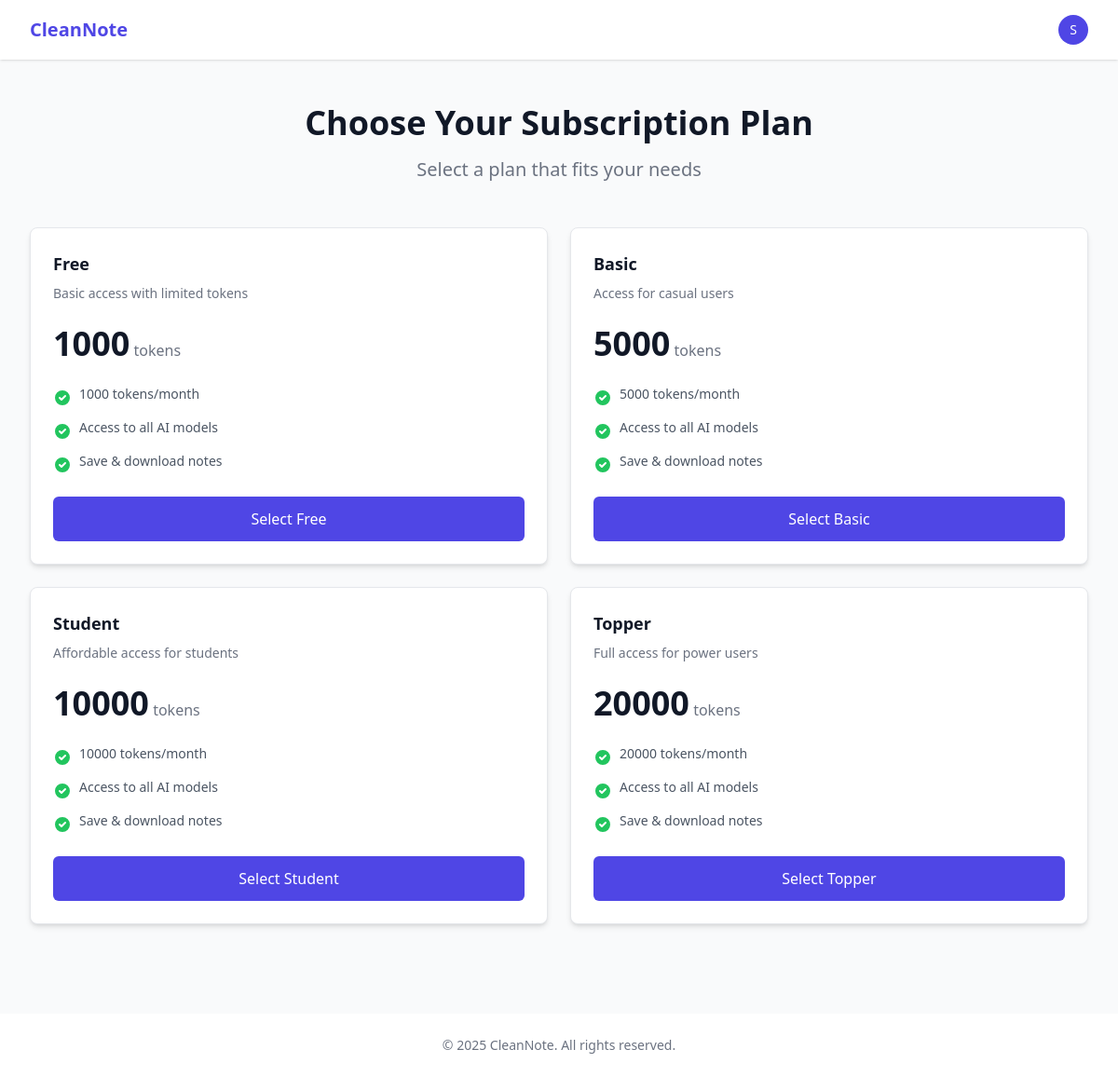
/accounts/subscription/ (signed in), run on the app's committed database.
### accounts/models.py (models this page shows, shortened)
class SubscriptionTier(models.Model):
    name = models.CharField(max_length=50)
    token_limit = models.IntegerField()
    description = models.TextField()
    is_free = models.BooleanField(default=False)
    price = models.DecimalField(max_digits=10, decimal_places=2, default=100)

### accounts/views.py (the view, shortened to what this page needs)
# urls.py: path('subscription/', views.subscription_view, name='subscription'),
@login_required
def subscription_view(request):
    profile, _ = UserProfile.objects.get_or_create(user=request.user)
    subscription_tiers = SubscriptionTier.objects.all()
    return render(request, 'accounts/subscription.html', {
        'subscription_tiers': subscription_tiers,
        'profile': profile
    })

### accounts/templates/accounts/subscription.html (shortened to what this page needs)
{% extends "base.html" %}
{% block content %}
<div class="max-w-7xl mx-auto py-12 px-4 sm:px-6 lg:px-8">
    <div class="text-center mb-12">
        <h2 class="text-3xl sm:text-4xl font-extrabold text-gray-900">Choose Your Subscription Plan</h2>
        <p class="mt-4 text-xl text-gray-500">Select a plan that fits your needs</p>
    </div>
    <div class="grid grid-cols-1 sm:grid-cols-2 xl:grid-cols-4 gap-6">
        {% for tier in subscription_tiers %}
        <form method="post" class="bg-white rounded-lg shadow-md border border-gray-200 flex flex-col justify-between">
            <div class="p-6 flex-grow">
                <h3 class="text-lg font-semibold text-gray-900">{{ tier.name }}</h3>
                <p class="mt-2 text-sm text-gray-500">{{ tier.description }}</p>
                <div class="mt-6">
                    <span class="text-4xl font-extrabold text-gray-900">{{ tier.token_limit }}</span>
                    <span class="text-base font-medium text-gray-500">tokens</span>
                </div>
                <ul class="mt-6 space-y-3">
                    <li class="flex items-start space-x-2">
                        <svg class="w-5 h-5 text-green-500 mt-1" fill="currentColor" viewBox="0 0 20 20"><path fill-rule="evenodd" d="M10 18a8 8 0 100-16 8 8 0 000 16zm3.707-9.293a1 1 0 00-1.414-1.414L9 10.586 7.707 9.293a1 1 0 00-1.414 1.414l2 2a1 1 0 001.414 0l4-4z" clip-rule="evenodd"/></svg>
                        <span class="text-sm text-gray-600">{{ tier.token_limit }} tokens/month</span>
                    </li>
                    <li class="flex items-start space-x-2">
                        <svg class="w-5 h-5 text-green-500 mt-1" fill="currentColor" viewBox="0 0 20 20"><path fill-rule="evenodd" d="M10 18a8 8 0 100-16 8 8 0 000 16zm3.707-9.293a1 1 0 00-1.414-1.414L9 10.586 7.707 9.293a1 1 0 00-1.414 1.414l2 2a1 1 0 001.414 0l4-4z" clip-rule="evenodd"/></svg>
                        <span class="text-sm text-gray-600">Access to all AI models</span>
                    </li>
                    <li class="flex items-start space-x-2">
                        <svg class="w-5 h-5 text-green-500 mt-1" fill="currentColor" viewBox="0 0 20 20"><path fill-rule="evenodd" d="M10 18a8 8 0 100-16 8 8 0 000 16zm3.707-9.293a1 1 0 00-1.414-1.414L9 10.586 7.707 9.293a1 1 0 00-1.414 1.414l2 2a1 1 0 001.414 0l4-4z" clip-rule="evenodd"/></svg>
                        <span class="text-sm text-gray-600">Save & download notes</span>
                    </li>
                </ul>
            </div>
            <div class="px-6 pb-6">
                <button type="submit" name="subscription_tier" value="{{ tier.id }}"
                    class="w-full py-3 px-4 text-white bg-indigo-600 hover:bg-indigo-700 text-base font-medium rounded-md text-center transition duration-200">
                    Select {{ tier.name }}
                </button>
            </div>
        </form>
        {% endfor %}
    </div>
</div>
{% endblock %}

### templates/base.html (shortened to what this page needs)
<!DOCTYPE html>
<html lang="en">
<head>
    <script src="https://cdn.tailwindcss.com"></script>
</head>
<body class="bg-gray-50 min-h-screen"  z-[5]>
    <header class="bg-white shadow">
        <div class="max-w-7xl mx-auto px-4 sm:px-6 lg:px-8">
            <div class="flex justify-between h-16">
                <div class="flex">
             <div class="flex-shrink-0 flex items-center">
                    <a href="{% url 'dashboard:dashboard' %}" class="text-xl font-bold text-indigo-600 hover:text-indigo-800 transition">
                    CleanNote
                     </a>
            </div>
                </div>
                {% if user.is_authenticated %}
                <div class="flex items-center ">
                    <div class="ml-3 relative">
                        <div class="flex items-center space-x-4">
                            <div class="relative">
                                <button type="button" class="flex text-sm rounded-full focus:outline-none" id="user-menu-button">
                                    <div class="h-8 w-8 rounded-full bg-indigo-600 flex items-center justify-center text-white">
                                        {{ user.username|first|upper }}
                                    </div>
                                </button>
                            </div>
                        </div>
                    </div>
                </div>
                {% endif %}
            </div>
        </div>
    </header>
    <main>
        {% block content %}{% endblock %}
    </main>
    <footer class="bg-white mt-12 py-6">
        <div class="max-w-7xl mx-auto px-4 sm:px-6 lg:px-8">
            <p class="text-center text-gray-500 text-sm">
                &copy; {% now "Y" %} CleanNote. All rights reserved.
            </p>
        </div>
    </footer>
</body>
</html>

### data on the page
SubscriptionTier: name "Free", description "Basic access with limited tokens", token_limit "1000", {{ tier.id }} 1 (drawn)
SubscriptionTier: name "Basic", description "Access for casual users", token_limit "5000", {{ tier.id }} 2 (drawn)
SubscriptionTier: name "Student", description "Affordable access for students", token_limit "10000", {{ tier.id }} 3 (drawn)
SubscriptionTier: name "Topper", description "Full access for power users", token_limit "20000", {{ tier.id }} 4 (drawn)

### other printed values
{{ user.username|first|upper }} "S"
